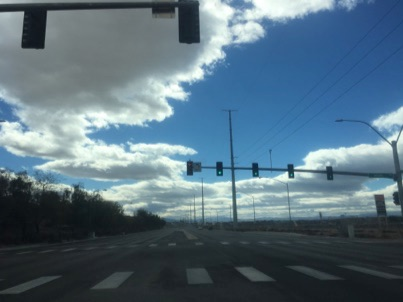
#> input picture 0514 OpenCＶ/2-上課參考資料_請看老師/opencv_BGRtoRGB_自己補充/1.jpg, 403 x 302 px
$ python 10-matplotlib.py
#> lines starting #> are read from the running program, lines starting #| are printed output that depends on the picture
import numpy as np
import cv2
from matplotlib import pyplot as plt
import matplotlib.image as mpimg

# 原圖片 BGR
img = cv2.imread('1.jpg')
#> img is the input picture: shape (302, 403, 3); mean B, G, R 126.5, 111.6, 87.8
plt.imshow(img)
plt.plot([100,200,300], [300,200,300])
plt.show()
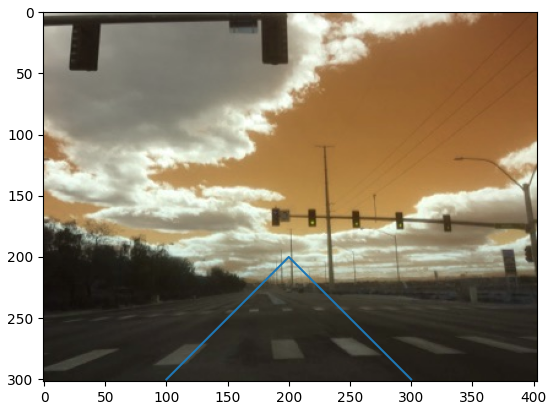
#> figure drawn by matplotlib, 1 panel; B, G, R data is drawn as R, G, B


# 方法一 RGB顯示

img = mpimg.imread('1.jpg')
plt.imshow(img)
plt.plot([100,200,300], [300,200,300])
plt.show()
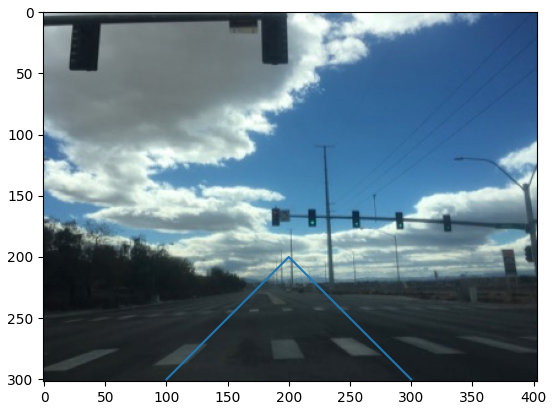
#> figure drawn by matplotlib, 1 panel


# 方法二
img = cv2.imread('1.jpg')
plt.imshow(cv2.cvtColor(img, cv2.COLOR_BGR2RGB))
plt.plot([100,200,300], [300,200,300])
plt.show()
